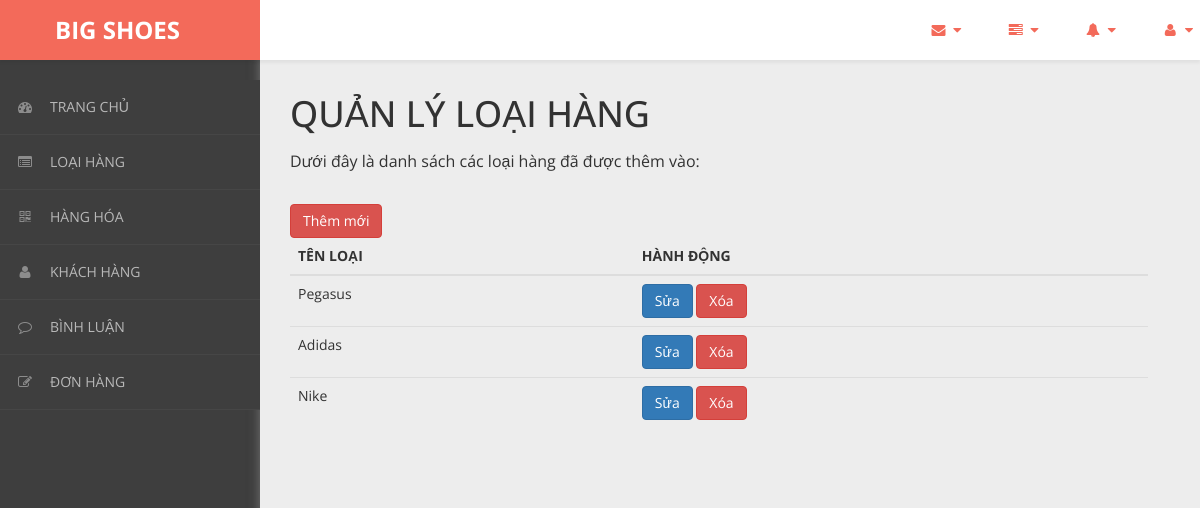
Screenshot of /admin/content/loai-hang/loai-hang-list.php with the database file from the repository.
### tables this page shows
CREATE TABLE `loai_hang` (
  `ma_loai` int(11) NOT NULL,
  `ten_loai` varchar(50) NOT NULL
);

### admin/dao/pdo.php (called while the page is built, shortened)
<?php
    function pdo_get_connection(){
        $pdo = new PDO("mysql:host=localhost;dbname=bigshoes",'root','');
        $pdo->setAttribute(PDO::ATTR_ERRMODE, PDO::ERRMODE_EXCEPTION);
        return $pdo;
    }
    function pdo_query($sql){
        $sql_args = array_slice(func_get_args(),1);
        try{
            $conn = pdo_get_connection();
            $stmt = $conn ->prepare($sql);
            $stmt -> execute($sql_args);
            $rows = $stmt -> fetchAll();
            return $rows;
        }catch(PDOException $e){
            throw $e;
        }finally{
            unset($conn);
        }
    }
    ?>

### admin/dao/loai-hang.php (called while the page is built, shortened)
<?php
    require_once ('pdo.php');
    function loai_hang_select_all(){
        $sql = "SELECT * FROM loai_hang ORDER BY ma_loai DESC";
        return pdo_query($sql);
    }
?>

### admin/content/loai-hang/loai-hang-list.php (the view, shortened to what this page needs)
<!DOCTYPE html>
<html xmlns="http://www.w3.org/1999/xhtml">
<head>
    <link href="../../../css/admin/css/bootstrap.css" rel="stylesheet" />
    <link href="../../../css/admin/css/font-awesome.css" rel="stylesheet" />
    <link href="../../../css/admin/css/custom-styles.css" rel="stylesheet" />
</head>
<body>
    <div id="wrapper">
        <nav class="navbar navbar-default top-navbar" role="navigation">
            <div class="navbar-header">
                <a class="navbar-brand" href="../../../../bigshoes/trang-chinh/"><strong style = "margin-left: 40px;">BIG SHOES</strong></a>
            </div>
            <ul class="nav navbar-top-links navbar-right">
                <li class="dropdown">
                    <a class="dropdown-toggle" data-toggle="dropdown" href="#" aria-expanded="false">
                        <i class="fa fa-envelope fa-fw"></i> <i class="fa fa-caret-down"></i>
                    </a>
                </li>
                <li class="dropdown">
                    <a class="dropdown-toggle" data-toggle="dropdown" href="#" aria-expanded="false">
                        <i class="fa fa-tasks fa-fw"></i> <i class="fa fa-caret-down"></i>
                    </a>
                </li>
                <li class="dropdown">
                    <a class="dropdown-toggle" data-toggle="dropdown" href="#" aria-expanded="false">
                        <i class="fa fa-bell fa-fw"></i> <i class="fa fa-caret-down"></i>
                    </a>
                </li>
                <li class="dropdown">
                    <a class="dropdown-toggle" data-toggle="dropdown" href="#" aria-expanded="false">
                        <i class="fa fa-user fa-fw"></i> <i class="fa fa-caret-down"></i>
                    </a>
                </li>
            </ul>
        </nav>
        <nav class="navbar-default navbar-side" role="navigation">
            <div class="sidebar-collapse">
                <ul class="nav" id="main-menu">
                <li>
                        <a href="../thong-ke/thong-ke-list.php"><i class="fa fa-dashboard"></i>TRANG CHỦ</a>
                    </li>
                    <li>
                        <a href="../loai-hang/loai-hang-list.php"><i class="fa fa-list-alt" aria-hidden="true"></i>LOẠI HÀNG</a>
                    </li>
                    <li>
                        <a href="../hang-hoa/hang-hoa-list.php"><i class="fa fa-qrcode"></i>HÀNG HÓA</a>
                    </li>
                    <li>
                        <a href="../khach-hang/khach-hang-list.php"><i class="fa fa-user"></i>KHÁCH HÀNG</a>
                    </li>
                    <li>
                        <a href="../binh-luan/binh-luan-list.php"><i class="fa fa-comment-o" aria-hidden="true"></i>BÌNH LUẬN</a>
                    </li>
                    <li>
                        <a href="../hoa-don/hoa-don-list.php"><i class="fa fa-edit"></i>ĐƠN HÀNG</a>
                    </li>
                </ul>
            </div>
        </nav>
        <div id="page-wrapper">
		  <div class="header">
                        <div class="page-header">
                            <h1>QUẢN LÝ LOẠI HÀNG</h1>
                            <p>Dưới đây là danh sách các loại hàng đã được thêm vào:</p>
                            <?php
                                require_once ('../../dao/loai-hang.php');
                                $items = loai_hang_select_all();
                            ?>
                            <br>
                            <a href="../../content/loai-hang/loai-hang-new.php"><button class="btn btn-danger">Thêm mới</button></a>
                            <table class="table table-hover">
                                <thead>
                                  <tr>
                                    <th>TÊN LOẠI</th>
                                    <th>HÀNH ĐỘNG</th>
                                  </tr>
                                </thead>
                                <tbody>
                                <?php foreach($items as $item){
                                     extract($item);
                                    ?>
                                  <tr>
                                    <td><?=$ten_loai?></td>
                                    <td>
                                        <a href="loai-hang-update.php?ma_loai=<?=$ma_loai?>"><button class="btn btn-primary">Sửa</button></a>
                                        <a onclick = "return confirm('Bạn có chắc chắn muốn xóa ?')" href="loai-hang-delete.php?ma_loai=<?=$ma_loai?>"><button class="btn btn-danger">Xóa</button></a>
                                    </td>
                                  </tr>
                                <?php } ?>
                                </tbody>
                              </table>
                        </div>
		</div>
            </div>
        </div>
</body>
</html>

### css/admin/css/custom-styles.css (style rules this page uses)
body { font-family: 'Open Sans', sans-serif; background: #3E3E3E; }
#wrapper { width: 100%; }
#page-wrapper { padding: 15px 15px; min-height: 600px; background: #EDEDED; }
h1, .h1, h2, .h2, h3, .h3 { margin-top: 7px; margin-bottom: -5px; }
p { font-size:16px; line-height:25px; padding-top:20px; }
.navbar-side { z-index: 0; }
.navbar-side .nav > li > a > i { color: #8C8C8C;padding: 8px;width: 30px;text-align: center; }
.top-navbar { position: fixed; width: 100%; z-index: 300; -webkit-box-shadow: 0 3px 3px rgba(0, 0, 0, 0.05); -moz-box-shadow: 0 3px 3px rgba(0, 0, 0, 0.05); box-shadow: 0 3px 3px rgba(0, 0, 0, 0.05); }
.navbar-side { z-index: 1; position: fixed; width: 260px; top: 80px; }
#page-wrapper { position: relative; top: 55px; box-shadow: 0 0 10px #757575; -moz-box-shadow: 0 0 10px #757575; -webkit-box-shadow: 0 0 10px #757575; }
.page-header { margin: 0;border-bottom: 1px solid transparent;text-align: left;background-color: rgb(237, 237, 237);padding: 32px 22px 32px 0;color: #323232; }
.header { margin: 0 30px; }
.top-navbar { margin:0px; }
.top-navbar .navbar-brand { color: #fff;width: 260px;text-align: left;height: 60px;font-size: 24px;font-weight: 700;line-height: 30px;background: #F36A5A; }
.top-navbar .nav > li { position: relative; display: inline-block; margin: 0px; padding: 0px; }
.top-navbar .nav > li > a { position: relative; display: block; padding: 20px;color: #FFFFFF; margin: 0px; }
.sidebar-collapse , .sidebar-collapse .nav { background:none; }
.sidebar-collapse .nav { padding:0; }
.sidebar-collapse .nav > li > a { color: #B8B8B8; background:transparent; text-shadow:none; font-size: 14px; }
.sidebar-collapse > .nav > li > a { padding: 12px 10px; }
.sidebar-collapse > .nav > li { border-bottom: 1px solid rgba(107, 108, 109, 0.19); }
.navbar-side { border:none; background: #3E3E3E; }
.top-navbar { background: #FFFFFF; border-bottom:none; }
.top-navbar .nav > li > a > i { margin-right: 2px; }
.navbar-default { border:0px solid black; }
.navbar-header { background: transparent; }
.nav > li > a > i { margin-right:10px; color: rgb(243, 106, 90); }
@media (min-width:768px) { #page-wrapper { margin: 0 0 0 260px; padding: 0; min-height: 1200px; } }
@media (min-width:768px) { .navbar-side { width: 260px; z-index: 1; } }
@media (min-width:768px) { .navbar { border-radius: 0px; } }

### rows the page displays
loai_hang: ten_loai "Pegasus"
loai_hang: ten_loai "Adidas"
loai_hang: ten_loai "Nike"
